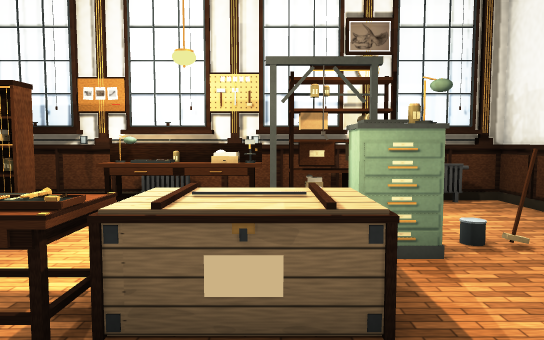
[1] (above)

13 first-person views from a walk through a Unity game level. The camera is 1.4 m above the floor, tilts 4° down and sees 70° across. Doors are open. The floor is counted in squares, 1 m on a side. Each view is taken from the middle of a square. On the plan, view 1 faces up. The plan holds only what a view shows up to about 16 squares ahead; the rest is blank. Some surface patterns are stand-ins.

[2]
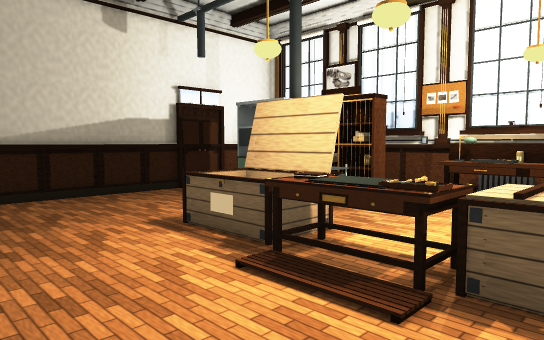

[3]
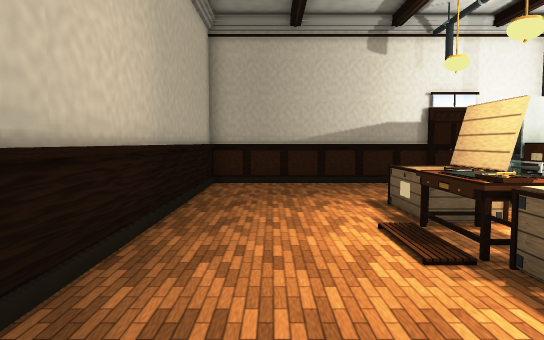

[4]
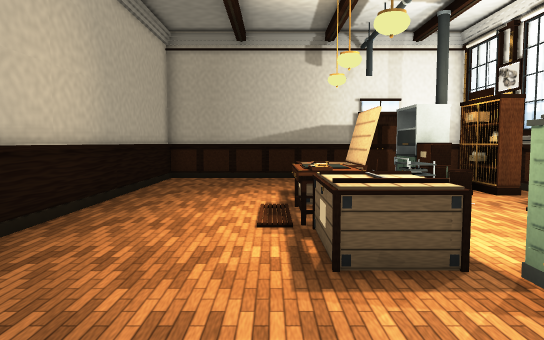

[5]
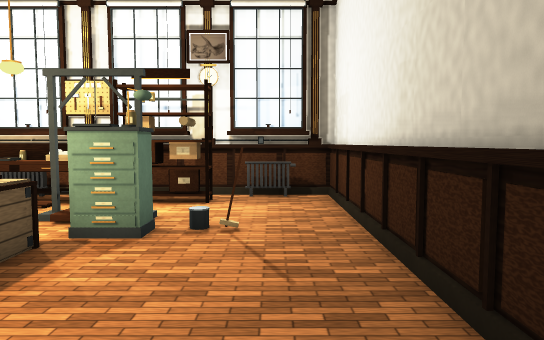

[6]
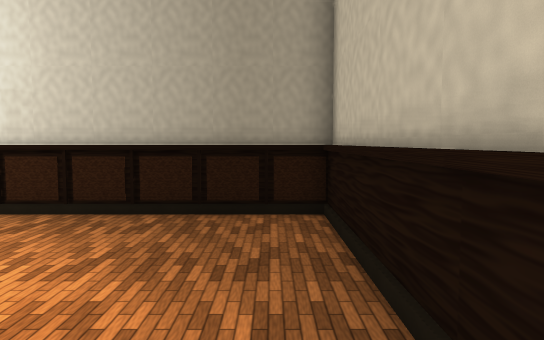

[7]
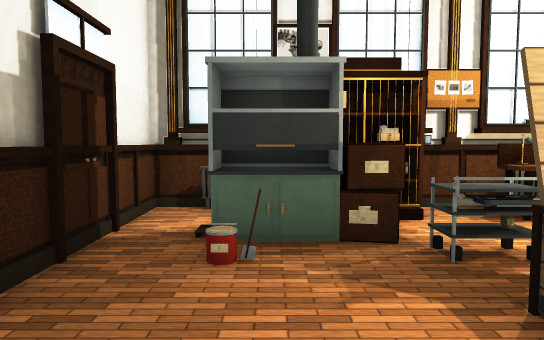

[8]
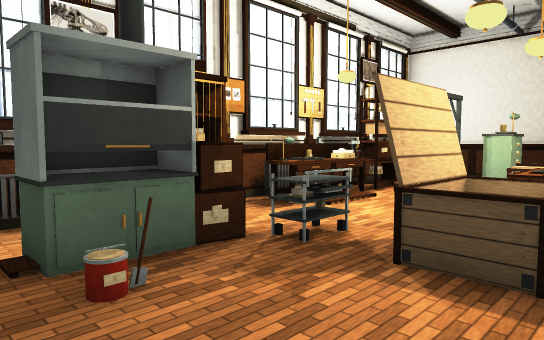

[9]
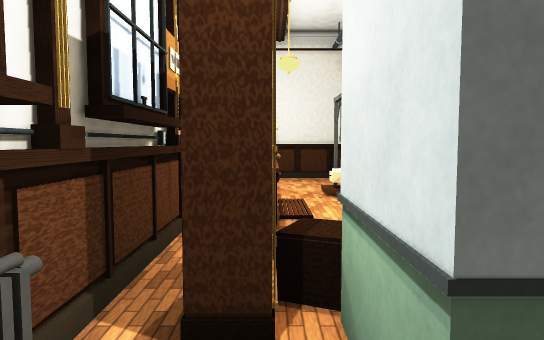

[10]
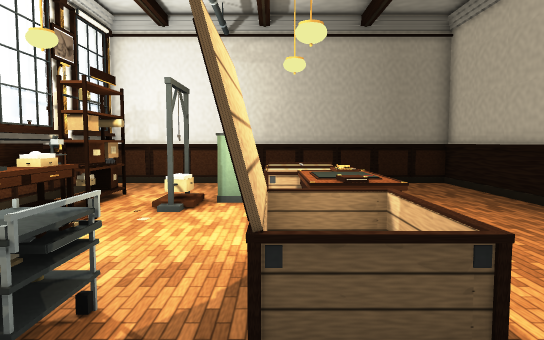

[11]
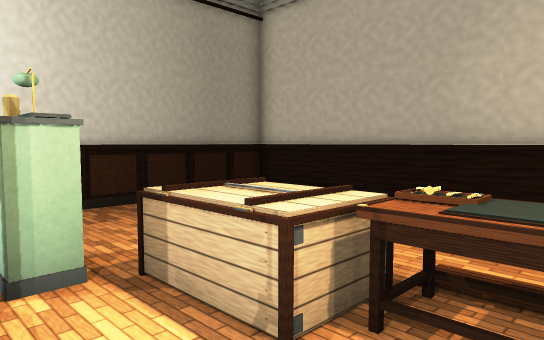

[12]
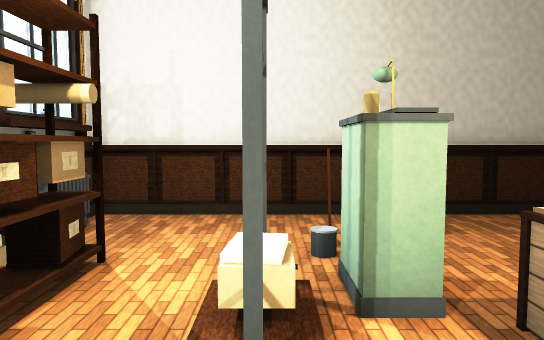

[13]
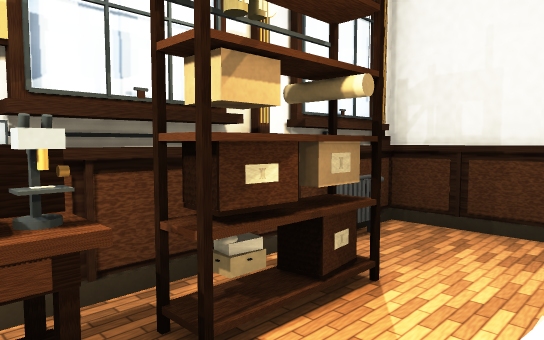

### Floor plan
Points are (right, up) in squares from view 1. A wall is a line through its corners. A room is listed if a view was taken in it or the views show most of it. See-through windows are left out.
Room 1 (views 1, 2, 3, 4, 5, 6, 7, 8, 10, 11, 12, 13)
walls: (-0.5, 9.5) (-7.4, 9.5); (-4.5, 9.2) (-6.6, 9.2); (-7.4, 6.4) (-8.9, 6.4); (1.6, 9.2) (0.4, 9.2); (-7.5, 7.4) (-8.8, 7.4) (-8.8, 6.4); (3.5, 9.2) (2.8, 9.2) (2.8, 9.6); (-10.6, 6.5) (-10.6, -2.1) (5.6, -2.1) (5.6, 9.5) (0.4, 9.5)
low walls: (-3.8, 4.2) (-3.8, 2.7) (-3.8, 4.1) (-4.6, 4.1); (0.4, 4.1) (0.8, 4.1) (0.8, 2.7) (0.4, 2.7); (0.8, 2.6) (0.8, 4.2); (-5.4, 4.1) (-5.8, 4.1) (-5.8, 2.7) (-3.8, 2.7) (-5.8, 2.7) (-5.8, 4.2)
ways out: opening at (-10, 7) to room 2; opening at (-8, 8) to room 2; open door at (-11, 6)
objects: other object (-8, 6); other object (-7, 7) to (-6, 7); other object (-7, 8) to (-6, 8); other object (-6, 6); other object (-5, 6); other object (-5, 8); other object (-4, 9); other object (-3, 3); other object (-3, 8) to (-1, 8); other object (-2, 3); other object (-1, 3) to (0, 3); other object (-1, 4); other object (-1, 9); other object (0, 4); other object (0, 7); other object (0, 8); other object (0, 9); other object (1, 5) to (2, 5); other object (1, 6); other object (1, 8); other object (2, 8); other object (2, 9); other object (4, 9); other object (5, 9)
Room 2 (view 9)
walls: (-8.9, 6.4) (-8.9, 7.5) (-7.5, 7.5); (-7.8, 9.2) (-8.4, 9.2); (-7.4, 9.5) (-10.6, 9.5) (-10.6, 6.5)
low walls: (-8.1, 9.1) (-8.6, 9.1)
ways out: opening at (-10, 7) to room 1; opening at (-8, 8) to room 1
objects: other object (-10, 9); other object (-9, 9)

Positions as (right, up) in squares from view 1, and headings:
1: (0, 0), facing up
2: (0, -1), facing up-left
3: (3, 0), facing left
4: (5, 2), facing left
5: (4, -1), facing up
6: (-2, -1), facing right
7: (-8, 1), facing up
8: (-10, 2), facing up-right
9: (-10, 8), facing right
10: (-8, 4), facing right
11: (-3, 6), facing down-right
12: (-2, 6), facing right
13: (-1, 6), facing up-right
